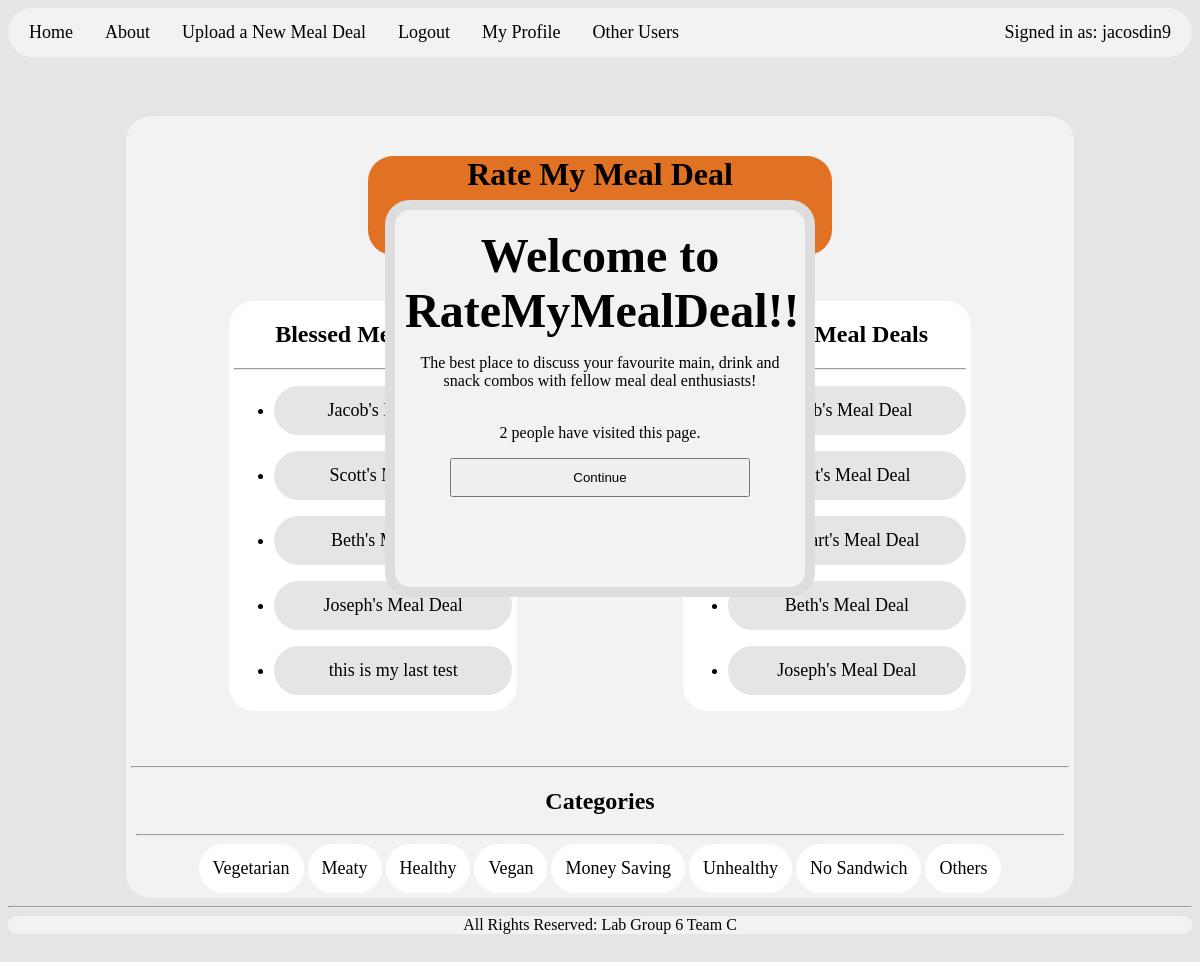
Screenshot of / (signed in) with the database file from the repository.
### meal_deal/models.py (models this page shows, shortened)
class Meal_Deal(models.Model):
    pic = models.ImageField(upload_to = 'uploads', null=True)
    category = models.ForeignKey(Category)
    title = models.CharField(max_length=128)
    description = models.CharField(max_length=1000)
    slug = models.SlugField(unique=True)
    views = models.IntegerField(default=0)
    likes = models.IntegerField(default=0)
    dislikes = models.IntegerField(default=0)

class Category(models.Model):
    name = models.CharField(max_length=128, unique=True)
    likes = models.IntegerField(default=0)
    views = models.IntegerField(default=0)
    slug = models.SlugField(unique=True)
    class Meta:
        verbose_name_plural = 'Categories'

### meal_deal/views.py (the view)
# urls.py: url(r'^$', views.index, name='index'),
def index(request):
    category_list = Category.objects.order_by('-likes')
    blessed_list = Meal_Deal.objects.order_by('-likes')[:5]
    roasted_list = Meal_Deal.objects.order_by('-dislikes')[:5]
    context_dict = {'categories': category_list, 'blessed_deals':blessed_list, 'roasted_deals': roasted_list}
    visitor_cookie_handler(request)
    context_dict['visits'] = request.session['visits']
    return render(request, 'meal_deal/index.html', context=context_dict)

### meal_deal/views.py (called while the page is built)
def get_server_side_cookie(request, cookie, default_val=None):
    val = request.session.get(cookie)
    if not val:
        val = default_val
    return val

def visitor_cookie_handler(request):
    visits = int(get_server_side_cookie(request, 'visits', '1'))
    visits = visits + 1
    request.session['visits'] = visits

### templates/meal_deal/index.html (shortened to what this page needs)
{% extends 'meal_deal/base.html' %}
{% load staticfiles %}
{% block body_block %}
		<div>
		<br>
		<div class="logo">
		<h1>Rate My Meal Deal</h1>
		Welcome to the best<br>
		</div>
		<div class="column-l">
		<h2>Blessed Meal Deals</h2>
		<hr>
		{% if blessed_deals %}
		<ul>
			{% for meal_deal in blessed_deals %}
				<li><a href="/meal_deal/deals/{{ meal_deal.slug }}">{{ meal_deal.title }}</a></li> <p>
			{% endfor %}
		</ul>
		{% else %}
			<strong>There are no meal deals present.</strong>
		{% endif %}
		</div>
		<div class="column-r">
		<h2>Roasted Meal Deals</h2>
		<hr>
		{% if roasted_deals %}
		<ul>
			{% for meal_deal in roasted_deals %}
				<li><a href="/meal_deal/deals/{{ meal_deal.slug }}">{{ meal_deal.title }}</a></li> <p>
			{% endfor %}
		</ul>
		{% else %}
			<strong>There are no meal deals present.</strong>
		{% endif %}
		</div>
		</div>
		<hr>
		<div class="categories">
		<h2 style="text-align: center">Categories</h2>
		<hr>
		{% if categories %}
			{% for category in categories %}
				<a href="/meal_deal/category/{{ category.slug }}">{{ category.name }}</a>
			{% endfor %}
		{% else %}
			<strong>There are no categories present.</strong>
		{% endif %}
		</div>
		<div id="welcome">
			<b><center><font size="7">Welcome to RateMyMealDeal!!</font></b>
			<p> The best place to discuss your favourite main, drink and snack combos with fellow meal deal enthusiasts! </p>
			<br> {{ visits }} people have visited this page. </br>
			<p><button class="continueBtn">Continue</button> </p></center>
		</div>
{% endblock %}

### templates/meal_deal/base.html (shortened to what this page needs)
<!DOCTYPE html>
{% load staticfiles %}
<html>
	<head lang="en">
		<link rel="stylesheet" type="text/css" href={% static "css/style.css" %} />
	</head>
	<body>
		<div class="tab">
			<a href="{% url 'index' %}">Home</a>
			<a href="{% url 'about' %}">About</a>
			{% if user.is_authenticated %}
				<a href="{% url 'add_deal' %}">Upload a New Meal Deal</a>
				<a href="{% url 'auth_logout' %}?next=/meal_deal/">Logout</a>
				<a href="{% url 'profile' user.username %}">My Profile</a>
				<a href="{% url 'list_profiles' %}">Other Users</a>
				<a style="float: right">Signed in as: {{ user.username}}</a>
			{% else %}
				<a href="{% url 'auth_login' %}">Log in</a>
				<a href="{% url 'registration_register' %}">Register</a>
			{% endif %}
		</div>
		<div class="container">
			{% block body_block %}
			{% endblock %}
		</div>
		<hr />
		<div>
		<center>All Rights Reserved: Lab Group 6 Team C</center>
		</div>
	</body>
</html>

### static/css/style.css (style rules this page uses)
body { background-color: #e5e5e5; }
div { border-radius: 25px; font-family: 'Segoe UI Light'; background-color: #f2f2f2; padding-left: 5px; padding-right: 5px; }
.container { margin-top:5%; margin-left: 10%; margin-right: 10%; }
.categories { padding-bottom: 5px; text-align: center; }
.categories a { background-color: white; color: black; display: inline-block; text-align: center; padding: 14px; text-decoration: none; font-size: 18px; border-radius: 25px; }
.logo { background-color: #e17223; text-align: center; margin-left:25%; margin-right:25%; padding-bottom:5px; }
.column-l { background-color: #ffffff; float: left; width: 30%; text-align:center; margin-left: 10%; margin-top: 5%; margin-bottom: 5%; }
.column-r { background-color: #ffffff; float: right; width: 30%; text-align:center; margin-right: 10%; margin-top: 5%; margin-bottom: 5%; }
.column-l a { background-color: #e5e5e5; display: block; color: black; text-align: center; padding: 14px; text-decoration: none; font-size: 18px; border-radius: 25px; }
.column-r a { background-color: #e5e5e5; display: block; color: black; text-align: center; padding: 14px; text-decoration: none; font-size: 18px; border-radius: 25px; }
.tab { background-color: #f2f2f2; overflow: hidden; }
.tab a { float: left; text-align: center; padding: 14px 16px; text-decoration: none; font-size: 18px; color: black; }

### rows the page displays
Meal_Deal: title "Jacob's…", title "Jacob's Meal Deal"
Meal_Deal: title "Scott's…", title "Scott's Meal Deal"
Meal_Deal: title "Beth's…", title "Beth's Meal Deal"
Meal_Deal: title "Joseph's Meal Deal"
Meal_Deal: title "this is my last test"
Meal_Deal: title "Stewart's Meal Deal"
Category: name "Vegetarian"
Category: name "Meaty"
Category: name "Healthy"
Category: name "Vegan"
Category: name "Money Saving"
Category: name "Unhealthy"
Category: name "No Sandwich"
Category: name "Others"

### other values shown
{{ user.username }} "jacosdin9"
{{ visits }} "2"
